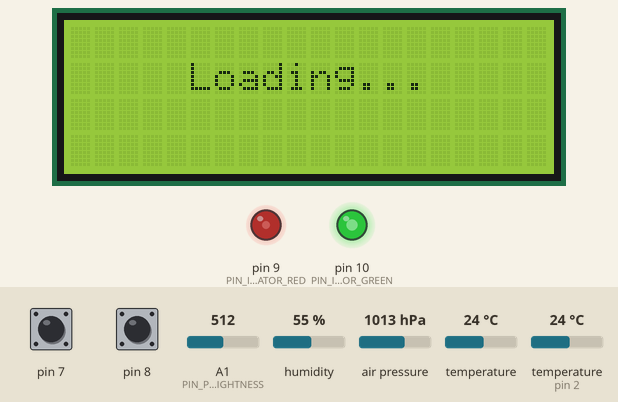
Recording of a sketch running on a simulated Arduino Uno, built with avr-gcc and run on an emulated ATmega328P. On the bench: 20×4 character LCD, output pins drawn as LEDs (lit = HIGH). The test bench sets the inputs (shaded band); at power-on: humidity 55 %, pin 7 LOW, pin 8 LOW, A1 (PIN_PHOTO_BRIGHTNESS) = 512, air pressure 1013 hPa, temperature 24 °C, temperature (sensor on pin 2) 24 °C. The local clock reads 2024-03-15 10:24:30 at power-on unless the sketch sets it; pins used as bus, display or sensor lines are not drawn; what the sketch prints to the serial monitor is not drawn.

Above: at 1.3 s.
1.4 s: humidity set to 42 %
At 7.8 s:
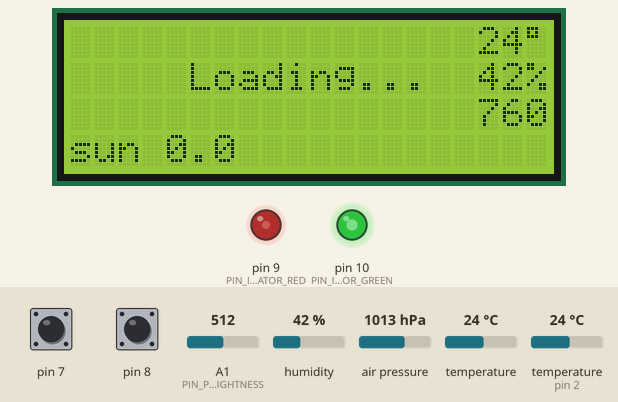
8.8 s: humidity set to 39 %
At 14.0 s:
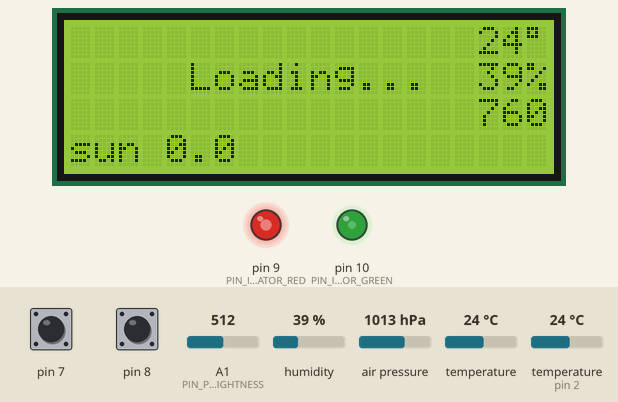
14.9 s: pin 7 pulled HIGH for 0.15 s
At 15.8 s:
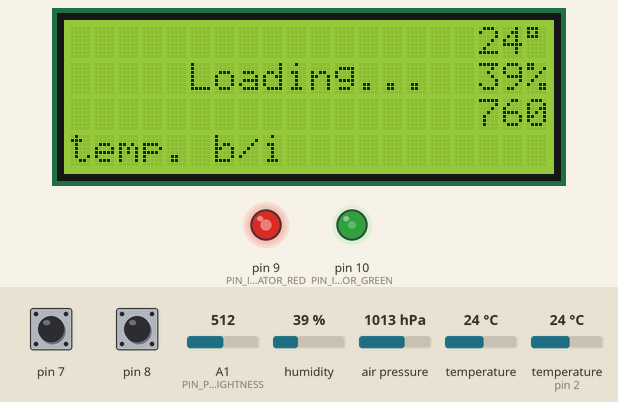
16.6 s: pin 8 pulled HIGH for 0.15 s
At 18.0 s:
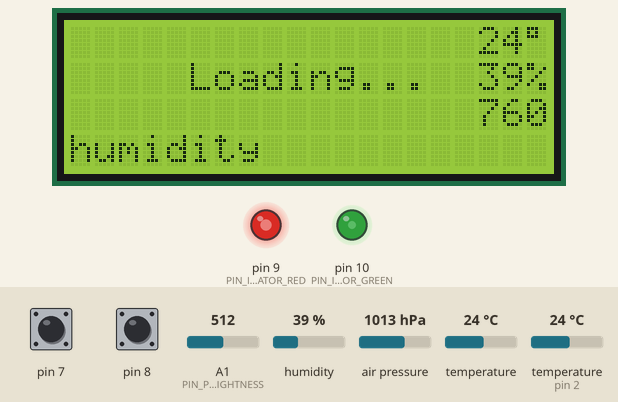
18.3 s: pin 7 pulled HIGH for 1 s
At 21.6 s:
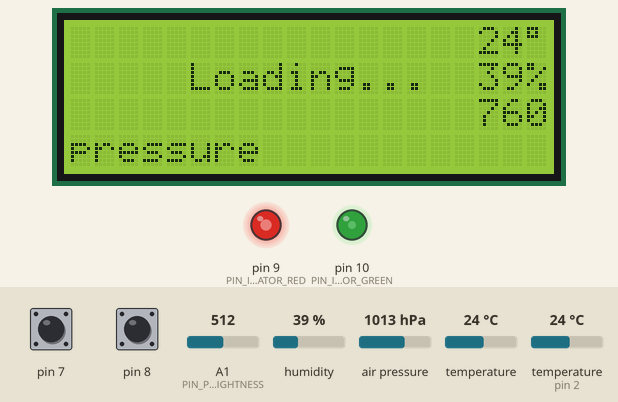
21.9 s: pin 8 pulled HIGH for 1 s
At 23.5 s:
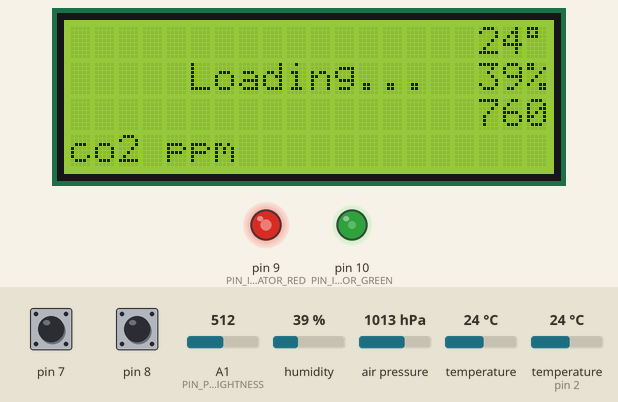
Timing chart, 0 to 25.0 s (numbered marks = the images above; inputs shaded):
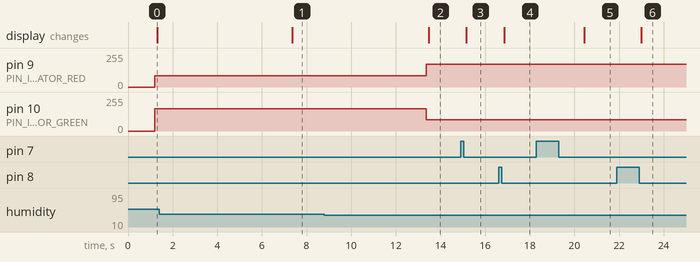

The sketch:

lcd_large_digits_2.ino
```cpp
#define TOP_CORNER_SHARP 1
#define BOTTOM_CORNER_SHARP 2
#define TOP_LEFT_SMOOTH 3
#define TOP_RIGHT_SMOOTH 4
#define BOTTOM_LEFT_SMOOTH 5
#define BOTTOM_RIGHT_SMOOTH 6
#define MID_BLOCK 7
#define FULL_BLOCK 0xff
#define DOT 8

uint8_t topCornerSharp[8] = {0, 0, 31, 31, 31, 31, 31, 31};
uint8_t bottomCornerSharp[8] = {31, 31, 31, 31, 31, 31, 0, 0};
uint8_t topLeftSmooth[8] = {0, 0, 3, 7, 15, 15, 31, 31};
uint8_t topRightSmooth[8] = {0, 0, 24, 28, 30, 30, 31, 31};
uint8_t bottomLeftSmooth[8] = {31, 31, 15, 15, 7, 3, 0, 0};
uint8_t bottomRightSmooth[8] = {31, 31, 30, 30, 28, 24, 0, 0};
uint8_t midBlock[8] = {0, 0, 31, 31, 31, 31, 0, 0};
uint8_t dot[8] = {0, 0, 0, 7, 7, 7, 0, 0};

void initLargeChars(LiquidCrystal_I2C lcd) {
    lcd.createChar(TOP_CORNER_SHARP, topCornerSharp);
    lcd.createChar(BOTTOM_CORNER_SHARP, bottomCornerSharp);
    lcd.createChar(TOP_LEFT_SMOOTH, topLeftSmooth);
    lcd.createChar(TOP_RIGHT_SMOOTH, topRightSmooth);
    lcd.createChar(BOTTOM_LEFT_SMOOTH, bottomLeftSmooth);
    lcd.createChar(BOTTOM_RIGHT_SMOOTH, bottomRightSmooth);
    lcd.createChar(MID_BLOCK, midBlock);
    lcd.createChar(DOT, dot);
}

void printLargeTime(LiquidCrystal_I2C lcd, uint8_t hours, uint8_t minutes, uint8_t ticker) {
    uint8_t hour1 = hours / 10;
    uint8_t hour2 = hours % 10;

    uint8_t min1 = minutes / 10;
    uint8_t min2 = minutes % 10;

    drawDigit(lcd, hour1, 0);
    drawDigit(lcd, hour2, 4);
    drawDigit(lcd, min1, 9);
    drawDigit(lcd, min2, 13);
    cleanColumn(lcd, 3);
    cleanColumn(lcd, 8);
    cleanColumn(lcd, 12);
    lcd.setCursor(7, 0);
    lcd.print(' ');
    lcd.setCursor(7, 1);
    if (ticker) {
        lcd.write(DOT);
    } else {
        lcd.print(' ');
    }
    lcd.setCursor(7, 2);
    if (ticker) {
        lcd.write(DOT);
    } else {
        lcd.print(' ');
    }
}

void printLargeFloat(LiquidCrystal_I2C lcd, float num) {
    uint8_t numInt = (uint8_t) num;
    uint8_t num1 = numInt / 10;
    uint8_t num2 = numInt % 10;
    uint8_t point = ((int) (num * 10)) % 10;

    drawDigit(lcd, num1, 0);
    drawDigit(lcd, num2, 4);
    drawDigit(lcd, point, 9);
    cleanColumn(lcd, 3);
    drawDot(lcd, 7);
    cleanColumn(lcd, 8);
    cleanRange(lcd, 12, 4);
}

void printLargeInt(LiquidCrystal_I2C lcd, int num) {
    uint8_t num1 = num / 1000;
    uint8_t num2 = (num / 100) % 10;
    uint8_t num3 = (num / 10) % 10;
    uint8_t num4 = num % 10;

    if (num1 != 0) {
        drawDigit(lcd, num1, 0);
        drawDigit(lcd, num2, 4);
        drawDigit(lcd, num3, 8);
        drawDigit(lcd, num4, 12);
        cleanColumn(lcd, 7);
        cleanColumn(lcd, 11);
        cleanColumn(lcd, 15);
    } else if (num2 != 0) {
        drawDigit(lcd, num2, 0);
        drawDigit(lcd, num3, 4);
        drawDigit(lcd, num4, 8);
        cleanColumn(lcd, 7);
        cleanRange(lcd, 11, 5);
    } else {
        drawDigit(lcd, num3, 0);
        drawDigit(lcd, num4, 4);
        cleanRange(lcd, 7, 9);
    }
    cleanColumn(lcd, 3);

}

void drawDigit(LiquidCrystal_I2C lcd, uint8_t digit, uint8_t offset) {
    bool draw;
    lcd.setCursor(offset, 0);
    if ((digit % 2 == 0 || digit % 3 == 0) && digit != 4) {
        drawOrClean(lcd, true, TOP_LEFT_SMOOTH);
    } else {
        drawOrClean(lcd, digit != 1, TOP_CORNER_SHARP);
    }

    lcd.setCursor(offset + 1, 0);
    draw = digit != 1 && digit != 4;
    drawOrClean(lcd, draw, MID_BLOCK);

    lcd.setCursor(offset + 2, 0);
    if (digit % 3 == 1) {
        drawOrClean(lcd, true, TOP_CORNER_SHARP);
    } else if (digit == 5) {
        drawOrClean(lcd, true, MID_BLOCK);
    } else {
        drawOrClean(lcd, true, TOP_RIGHT_SMOOTH);
    }

    lcd.setCursor(offset, 1);
    if (digit == 2) {
        drawOrClean(lcd, true, TOP_LEFT_SMOOTH);
    } else if (digit == 5) {
        drawOrClean(lcd, true, BOTTOM_CORNER_SHARP);
    } else if (digit % 2 == 0 && digit != 4) {
        drawOrClean(lcd, true, FULL_BLOCK);
    } else {
        drawOrClean(lcd, digit > 3 && digit != 7, BOTTOM_LEFT_SMOOTH);
    }

    lcd.setCursor(offset + 1, 1);
    drawOrClean(lcd, digit > 1 && digit != 7, MID_BLOCK);

    lcd.setCursor(offset + 2, 1);
    if (digit == 2) {
        drawOrClean(lcd, true, BOTTOM_RIGHT_SMOOTH);
    } else if (digit == 5 || digit == 6) {
        drawOrClean(lcd, true, TOP_RIGHT_SMOOTH);
    } else {
        drawOrClean(lcd, true, FULL_BLOCK);
    }

    lcd.setCursor(offset, 2);
    if (digit == 2) {
        drawOrClean(lcd, true, BOTTOM_CORNER_SHARP);
    } else {
        drawOrClean(lcd, digit % 3 != 1, BOTTOM_LEFT_SMOOTH);
    }

    lcd.setCursor(offset + 1, 2);
    drawOrClean(lcd, digit % 3 != 1, MID_BLOCK);

    lcd.setCursor(offset + 2, 2);
    if (digit == 2) {
        drawOrClean(lcd, true, MID_BLOCK);
    } else if (digit % 3 == 1) {
        drawOrClean(lcd, true, BOTTOM_CORNER_SHARP);
    } else {
        drawOrClean(lcd, true, BOTTOM_RIGHT_SMOOTH);
    }
}

void drawOrClean(LiquidCrystal_I2C lcd, bool draw, uint8_t c) {
    if (draw) {
        lcd.write(c);
    } else {
        lcd.print(' ');
    }
}

void drawDot(LiquidCrystal_I2C lcd, uint8_t offset) {
    lcd.setCursor(offset, 0);
    lcd.print(' ');
    lcd.setCursor(offset, 1);
    lcd.print(' ');
    lcd.setCursor(offset, 2);
    lcd.write(DOT);
}

void cleanColumn(LiquidCrystal_I2C lcd, uint8_t offset) {
    cleanRange(lcd, offset, 1);
}

void cleanRange(LiquidCrystal_I2C lcd, uint8_t offset, uint8_t columnsCount) {
    for (uint8_t c=0; c<columnsCount; c++) {
        for (uint8_t r=0; r<3; r++) {
            lcd.setCursor(offset + c, r);
            lcd.print(' ');
        }
    }
}
```

MHZ19_uart.cpp
```cpp
// (licence header left out)
#include "MHZ19_uart.h"
#include "Arduino.h"

#define WAIT_READ_TIMES 100
#define WAIT_READ_DELAY 10

// public
MHZ19_uart::MHZ19_uart()
{
}
MHZ19_uart::MHZ19_uart(int rx, int tx)
{
	begin(rx, tx);
}

MHZ19_uart::~MHZ19_uart()
{
}

void MHZ19_uart::begin(int rx, int tx)
{
	_rx_pin = rx;
	_tx_pin = tx;
}

void MHZ19_uart::setAutoCalibration(boolean autocalib)
{
	writeCommand(autocalib ? autocalib_on : autocalib_off);
}

void MHZ19_uart::calibrateZero()
{
	writeCommand(zerocalib);
}

void MHZ19_uart::calibrateSpan(int ppm)
{
	if (ppm < 1000)
		return;

	uint8_t com[MHZ19_uart::REQUEST_CNT];
	for (int i = 0; i < MHZ19_uart::REQUEST_CNT; i++)
	{
		com[i] = spancalib[i];
	}
	com[3] = (uint8_t)(ppm / 256);
	com[4] = (uint8_t)(ppm % 256);
	writeCommand(com);
}

int MHZ19_uart::getCO2PPM()
{
	readSerialData();
	return _co2;
}

int MHZ19_uart::getTemperature()
{
	readSerialData();
	return _co2temp;
}

#ifdef ARDUINO_ARCH_ESP32
void MHZ19_uart::setHardwareSerialNo(int serialNo)
{
	_serialNo = serialNo;
}
#endif

//protected
void MHZ19_uart::writeCommand(uint8_t cmd[])
{
	writeCommand(cmd, NULL);
}

void MHZ19_uart::writeCommand(uint8_t cmd[], uint8_t *response)
{
#ifdef ARDUINO_ARCH_ESP32
	HardwareSerial hserial(_serialNo);
	hserial.begin(9600, SERIAL_8N1, _rx_pin, _tx_pin);
#else
	SoftwareSerial hserial(_rx_pin, _tx_pin);
	hserial.begin(9600);
#endif
	hserial.write(cmd, REQUEST_CNT);
	hserial.write(mhz19_checksum(cmd));
	hserial.flush();

	if (response != NULL)
	{
		int i = 0;
		while (hserial.available() <= 0)
		{
			if (++i > WAIT_READ_TIMES)
			{
				Serial.println("error: can't get MH-Z19 response.");
				return;
			}
			yield();
			delay(WAIT_READ_DELAY);
		}
		hserial.readBytes(response, MHZ19_uart::RESPONSE_CNT);
	}
}

//private
void MHZ19_uart::readSerialData()
{
	uint8_t buf[MHZ19_uart::RESPONSE_CNT];
	for (int i = 0; i < MHZ19_uart::RESPONSE_CNT; i++)
	{
		buf[i] = 0x0;
	}

	writeCommand(getppm, buf);

	// parse
	if (buf[0] == 0xff && buf[1] == 0x86 && mhz19_checksum(buf) == buf[MHZ19_uart::RESPONSE_CNT - 1])
	{
		_co2 = buf[2] * 256 + buf[3];
		_co2temp = buf[4] - 40;
		_co2status = buf[5];
	}
	else
	{
		_co2 = _co2temp = _co2status = -1;
	}
}

uint8_t MHZ19_uart::mhz19_checksum(uint8_t com[])
{
	uint8_t sum = 0x00;
	for (int i = 1; i < MHZ19_uart::REQUEST_CNT; i++)
	{
		sum += com[i];
	}
	sum = 0xff - sum + 0x01;
	return sum;
}

//deprecated
int MHZ19_uart::getPPM()
{
	return getCO2PPM();
}
//deprecated
int MHZ19_uart::getStatus()
{
	return 0;
}
//deprecated
boolean MHZ19_uart::isWarming()
{
	delay(10 * 1000);
	return true;
}
```

MHZ19_uart.h
```cpp
// (licence header left out)
#ifndef MHZ19_uart_h_
#define MHZ19_uart_h_

#include "Arduino.h"
#ifdef ARDUINO_ARCH_ESP32
#include "HardwareSerial.h"
#else
#include "SoftwareSerial.h"
#endif

class MHZ19_uart
{
public:
	MHZ19_uart();
	MHZ19_uart(int rx, int tx);
	virtual ~MHZ19_uart();

	void begin(int rx = -1, int tx = -1);
	void setAutoCalibration(boolean autocalib);
	void calibrateZero();
	void calibrateSpan(int ppm);

	int getCO2PPM();
	int getTemperature();
#ifdef ARDUINO_ARCH_ESP32
	void setHardwareSerialNo(int serialNo);
#endif

	//deprecated
	int getPPM();
	//deprecated
	int getStatus();
	//deprecated
	boolean isWarming();

protected:
	void writeCommand(uint8_t com[]);
	void writeCommand(uint8_t com[], uint8_t response[]);

private:
	uint8_t mhz19_checksum(uint8_t com[]);
	void readSerialData();

	static const int REQUEST_CNT = 8;
	static const int RESPONSE_CNT = 9;

	int _co2 = 0;
	int _co2temp = 0;
	int _co2status = 0;

	// serial command
	uint8_t getppm[REQUEST_CNT] = {0xff, 0x01, 0x86, 0x00, 0x00, 0x00, 0x00, 0x00};
	uint8_t zerocalib[REQUEST_CNT] = {0xff, 0x01, 0x87, 0x00, 0x00, 0x00, 0x00, 0x00};
	uint8_t spancalib[REQUEST_CNT] = {0xff, 0x01, 0x88, 0x00, 0x00, 0x00, 0x00, 0x00};
	uint8_t autocalib_on[REQUEST_CNT] = {0xff, 0x01, 0x79, 0xA0, 0x00, 0x00, 0x00, 0x00};
	uint8_t autocalib_off[REQUEST_CNT] = {0xff, 0x01, 0x79, 0x00, 0x00, 0x00, 0x00, 0x00};
	int _rx_pin = -1;
	int _tx_pin = -1;
#ifdef ARDUINO_ARCH_ESP32
	int _serialNo = 2;
#endif
};

#endif
```

clock.cpp
```cpp
#include "clock.h"

#define PIN_RTC_DAT 4
#define PIN_RTC_CLK 5
#define PIN_RTC_RST 6

Clock::Clock() {
    ThreeWire myWire(PIN_RTC_DAT, PIN_RTC_CLK, PIN_RTC_RST);

    this->rtc = new RtcDS1302<ThreeWire>(myWire);
    this->rtc->Begin();

    RtcDateTime compiled = RtcDateTime(__DATE__, __TIME__);

    if (!this->rtc->IsDateTimeValid()) {
        this->rtc->SetDateTime(compiled);
    }

    if (this->rtc->GetIsWriteProtected()) {
        this->rtc->SetIsWriteProtected(false);
    }

    if (!this->rtc->GetIsRunning()) {
        this->rtc->SetIsRunning(true);
    }

    RtcDateTime now = this->rtc->GetDateTime();
    if (now < compiled) {
        this->rtc->SetDateTime(compiled);
    }
}

uint32_t Clock::getDateTime() {
    RtcDateTime now = this->rtc->GetDateTime();

    uint8_t hours = now.Hour();
    uint8_t minutes = now.Minute();
    uint16_t time = (hours << 8) | (minutes);

    uint8_t day = now.Day();
    uint8_t month = now.Month();
    uint8_t dayOfWeek = now.DayOfWeek();
    uint16_t date = ((day & 0x20) << 7) | ((month & 0x10) << 3) | (dayOfWeek & 0x07);

    return date << 16 | time;
}
```

clock.h
```cpp
#include "Arduino.h"

#include <ThreeWire.h>
#include <RtcDS1302.h>

class Clock {
private:
    RtcDS1302<ThreeWire> *rtc;

public:
    Clock();
    uint32_t getDateTime();
};
```

main_screen.cpp
```cpp
#include "main_screen.h"


MainScreen::MainScreen(SensorsProvider *sensorsProvider, Clock *clock, LiquidCrystal_I2C *lcd) {
    this->sensorsProvider = sensorsProvider;
    this->clock = clock;
    this->lcd = lcd;
}

void MainScreen::readSensors(Sensors& result) {
    result.humidity = this->sensorsProvider->readHumidity();
    result.temperatureInternal = this->sensorsProvider->readTempInternal();
    result.pressure = this->sensorsProvider->readPressure();
    result.temperatureExternal = this->sensorsProvider->readTempExternal();
    result.co2ppm = this->sensorsProvider->readCo2();
}

void MainScreen::loop() {
    bool sensorsUpdated = false;

    if (millis() - lupdSensors >= 5000 || isFirstLaunch) {
        readSensors(lastSensors);
        lupdSensors = millis();
        updateSideInfo(lastSensors);
        // warnState = calculateWanrState(lastSensors);
        quality = calculateQuality(lastSensors);
        updateQuality();
        sensorsUpdated = true;
    }

    if (modeChanged || sensorsUpdated) {
        updateMainInfo(lastSensors);
    }

    if (millis() - lupdTime >= 100) {
        uint8_t tick = (millis() % 2000) >= 1000;
        updateTime(tick);
        lupdTime = millis();
    }

    if (millis() - lupdBrightness >= 100) {
        lastBrightnessPercent = readBrightness();
        analogWrite(PIN_LCD_BRIGHTNESS, round(lastBrightnessPercent * 2.55));
        lupdBrightness = millis();
    }

    if (modeChanged) {
        modeChanged = false;
    }
    isFirstLaunch = false;
    delay(50);
}

void MainScreen::onButtonClicked(uint8_t btn) {
    mode++;
    mode = mode % MODES_COUNT;
    modeChanged = true;
}

void MainScreen::updateTime(uint8_t tickTime) {
    if (mode == MODE_TIME) {
        uint32_t now = clock->getDateTime();

        uint8_t hours = (now >> 8) & 0xff;
        uint8_t minutes = now & 0xff;

        printLargeTime(*lcd, hours, minutes, tickTime);
        lcd->setCursor(0, 3);

        uint8_t day = (now >> 23) & 0x20;
        uint8_t month = (now >> 19) & 0x10;
        uint8_t dayOfWeek = (now >> 16) & 0x07;

        __FlashStringHelper* dayOfWeekName;
        if (dayOfWeek == 0) {
            dayOfWeekName = F("sun ");
        } else if (dayOfWeek == 1) {
            dayOfWeekName = F("mon ");
        } else if (dayOfWeek == 2) {
            dayOfWeekName = F("tue ");
        } else if (dayOfWeek == 3) {
            dayOfWeekName = F("wed ");
        } else if (dayOfWeek == 4) {
            dayOfWeekName = F("thu ");
        } else if (dayOfWeek == 5) {
            dayOfWeekName = F("fri ");
        } else if (dayOfWeek == 6) {
            dayOfWeekName = F("sat ");
        } else {
            dayOfWeekName = F("wtf ");
        }

        lcd->print(dayOfWeekName);
        lcd->print(day);
        lcd->print(F("."));
        lcd->print(month);
        lcd->print(F("     "));
    }
}

uint8_t MainScreen::readBrightness() {
    uint16_t brValue = analogRead(PIN_PHOTO_BRIGHTNESS);
    uint8_t brightnessPercent = (uint8_t) round(((float) brValue) / 10.24);
    // DEBUG_SERIAL.print("read brightness: ");
    // DEBUG_SERIAL.println(brightnessPercent);
    return brightnessPercent;
}

void MainScreen::updateMainInfo(Sensors& sensors) {
    if (mode == MODE_TEMP_INT) {
        printLargeFloat(*lcd, sensors.temperatureInternal);
        lcd->setCursor(0, 3);
        lcd->print(F("temp. b/i  "));
    } else if (mode == MODE_HUMIDITY) {
        printLargeFloat(*lcd, sensors.humidity);
        lcd->setCursor(0, 3);
        lcd->print(F("humidity   "));
    } else if (mode == MODE_PRESSURE) {
        printLargeInt(*lcd, sensors.pressure);
        lcd->setCursor(0, 3);
        lcd->print(F("pressure   "));
    } else if (mode == MODE_TEMP_EXT) {
        if (sensors.temperatureExternal != TEMP_EXTERNAL_NONE) {
            printLargeFloat(*lcd, sensors.temperatureExternal);
        } else {
            printLargeFloat(*lcd, 0.0);
        }
        lcd->setCursor(0, 3);
        lcd->print(F("temp. ext. "));
    } else if (mode == MODE_CO2) {
        printLargeInt(*lcd, sensors.co2ppm);
        lcd->setCursor(0, 3);
        lcd->print(F("co2 ppm    "));
    }
}

void MainScreen::updateSideInfo(Sensors& sensors) {
    lcd->setCursor(17, 0);
    lcd->print((int) round(sensors.temperatureInternal));
    lcd->write(0xdf);

    lcd->setCursor(17, 1);
    if (sensors.humidity != HUMID_NONE) {
        lcd->print((int) round(sensors.humidity));
        lcd->print('%');
    } else {
        lcd->print(F("   "));
    }

    lcd->setCursor(17, 2);
    lcd->print(sensors.pressure);

    lcd->setCursor(17, 3);
    if (sensors.temperatureExternal != TEMP_EXTERNAL_NONE) {
        lcd->print((int) round(sensors.temperatureExternal));
        lcd->write(0xdf);
    } else if (sensors.co2ppm != CO2_NONE) {
        uint8_t thousands = sensors.co2ppm / 1000;
        uint8_t hundreds = (int)(sensors.co2ppm % 1000) / 100;
        lcd->print(thousands);
        lcd->print('.');
        lcd->print(hundreds);
    } else {
        lcd->print(F("   "));
    }
}

uint8_t MainScreen::calculateQuality(Sensors& sensors) {
    uint8_t humWarnState = 100 - getWarningRank(
        HUM_WARN_MIN, HUM_URGENT_MIN,
        HUM_WARN_MAX, HUM_URGENT_MAX,
        sensors.humidity
    );

    uint8_t presWarnState = 100 - getWarningRank(
        PRES_WARN_MIN, PRES_URGENT_MIN,
        PRES_WARN_MAX, PRES_URGENT_MAX,
        sensors.pressure
    );

    uint8_t co2WarnState = 100 - getWarningRank(
        CO2_WARN_MIN, CO2_URGENT_MIN,
        CO2_WARN_MAX, CO2_URGENT_MAX,
        sensors.co2ppm
    );

    // DEBUG_SERIAL.print("Humidity quality: ");
    // DEBUG_SERIAL.println(humWarnState);
    // DEBUG_SERIAL.print("Pressure quality: ");
    // DEBUG_SERIAL.println(presWarnState);
    // DEBUG_SERIAL.print("CO2 quality: ");
    // DEBUG_SERIAL.println(co2WarnState);

    return (uint8_t) ((presWarnState + humWarnState + co2WarnState) / 3);
}

void MainScreen::updateQuality() {
    uint8_t greenValue = 255 * quality / 100;
    uint8_t redValue = 255 * (100 - quality) / 100;
    // DEBUG_SERIAL.print("Green: ");
    // DEBUG_SERIAL.println(greenValue);
    // DEBUG_SERIAL.print("Red: ");
    // DEBUG_SERIAL.println(redValue);
    analogWrite(PIN_INDICATOR_GREEN, greenValue);
    analogWrite(PIN_INDICATOR_RED, redValue);
}

uint8_t MainScreen::getWarningRank(uint16_t warnMin, uint16_t urgentMin, uint16_t warnMax, uint16_t urgentMax, uint16_t value) {
    if (value <= urgentMin || value >= urgentMax) return 100;
    if (value > warnMin && value < warnMax) return 0;

    if (value <= warnMin) {
        return getWarningRank(warnMin, urgentMin, value);
    } else {
        return getWarningRank(warnMax, urgentMax, value);
    }
}

uint8_t MainScreen::getWarningRank(uint16_t warn, uint16_t urgent, uint16_t value) {
    if (value >= urgent) return 100;
    if (value <= warn) return 0;

    float f = ((float) (value - warn)) / (urgent - warn);
    return (uint8_t) (100 * f);
}
```

screen.h
```cpp
#include "Arduino.h"

class Screen {

public:
    Screen() {};
    ~Screen() {};
    virtual void loop() = 0;
    virtual void onButtonClicked(uint8_t btn) = 0;
};
```

Source omitted: main_screen.h (2046 bytes), meteo.ino (1451 bytes), sensors.cpp (2322 bytes), sensors.h (714 bytes), lcd_large_digits_2.h (302 bytes)

Measured:
- the behaviour switches between 41 and 40 % on humidity (found by bisection; images 1 and 2)
- after the input at 1.4 s, the display: changes after 6.0 s (image 1)
- after the input at 8.8 s, pin 9 (PIN_INDICATOR_RED): 86/255 → 170/255 after 4.6 s; pin 10 (PIN_INDICATOR_GREEN): 168/255 → 84/255 after 4.6 s; the display: changes after 4.7 s (image 2)
- after the input at 14.9 s, the display: changes after 0.25 s (image 3)
- after the input at 16.6 s, the display: changes after 0.25 s (image 4)
- after the input at 18.3 s, the display: changes after 2.1 s (image 5)
- after the input at 21.9 s, the display: changes after 1.1 s (image 6)
